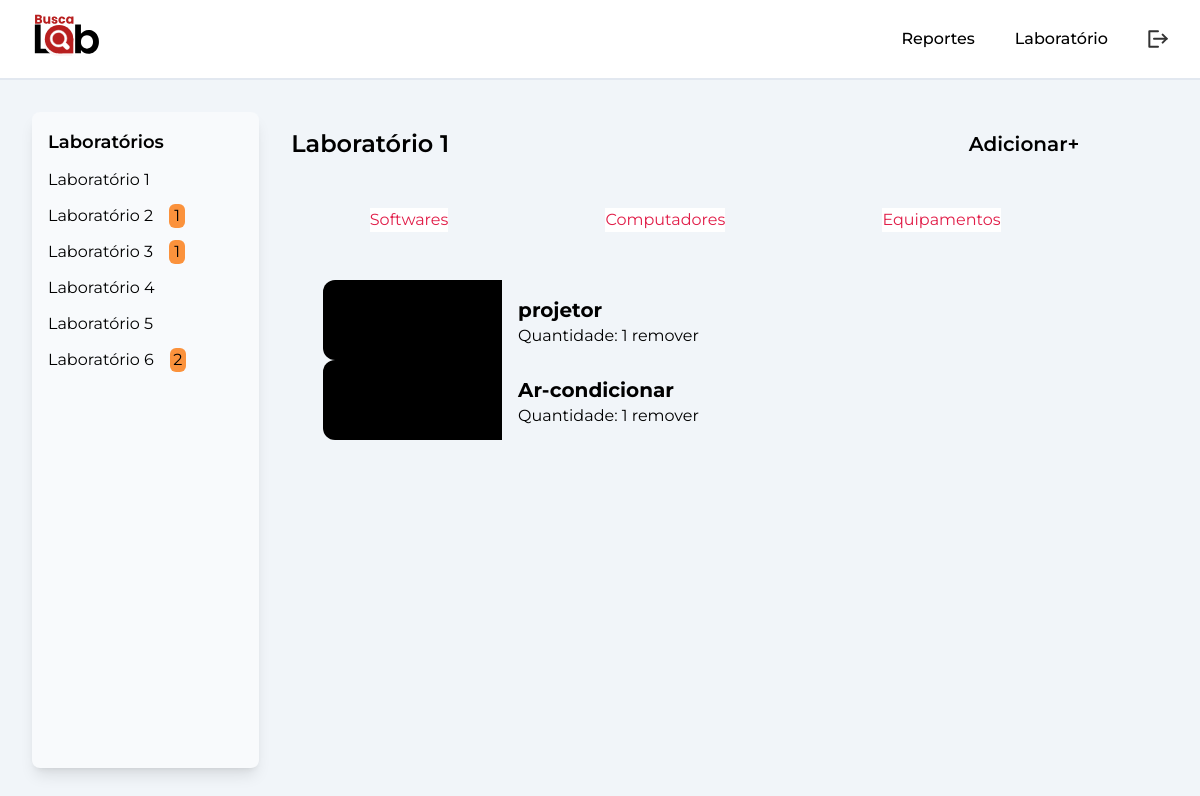
/html/suporte/labs/lab.equip.php?l=1 (signed in), run on an earlier commit of the app's database.
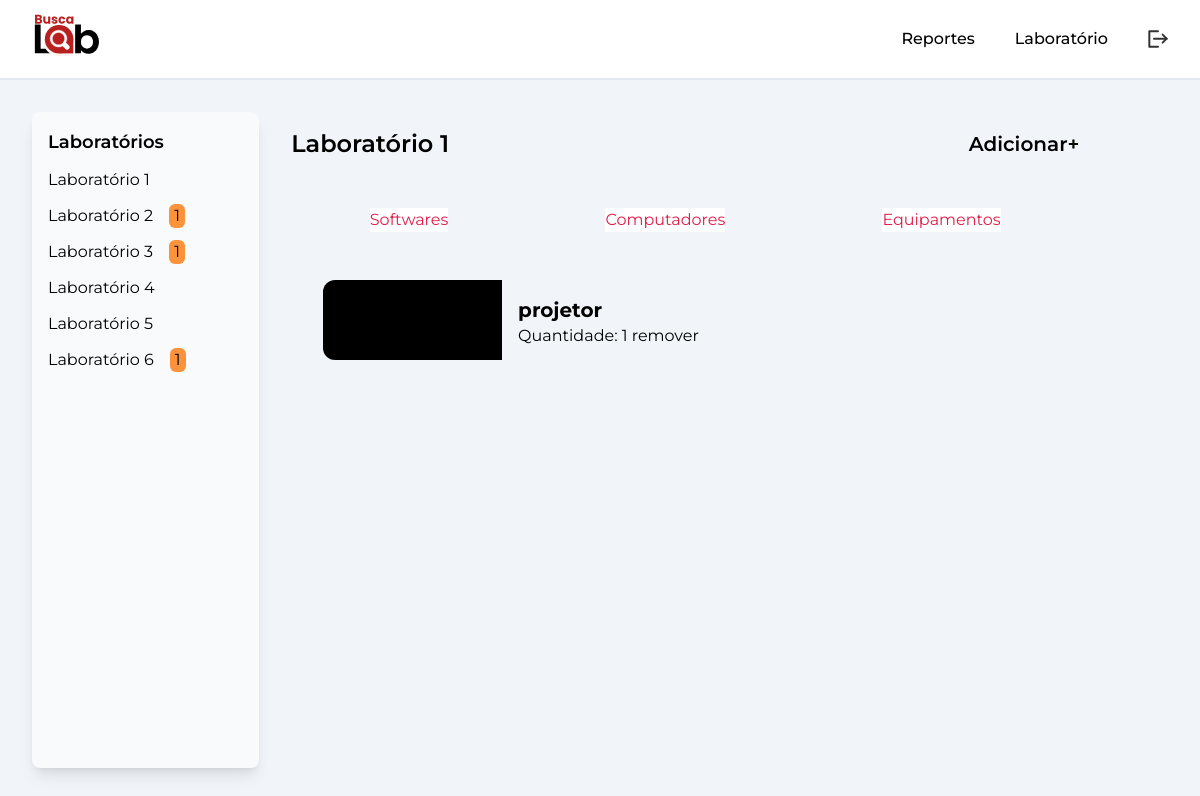
And on a later commit of the database.
### tables this page shows
CREATE TABLE `tb_equipamentos` (
  `id` int NOT NULL,
  `modelo` varchar(100) NOT NULL,
  `patrimonio` varchar(50) NOT NULL,
  `fabricante` varchar(50) NOT NULL,
  `lab1` tinyint(1) NOT NULL,
  `lab2` tinyint(1) NOT NULL,
  `lab3` tinyint(1) NOT NULL,
  `lab4` tinyint(1) NOT NULL,
  `lab5` tinyint(1) NOT NULL,
  `lab6` tinyint(1) NOT NULL
);

### src/models/labs.model.php (called while the page is built, shortened)
<?php
    require 'conexao.php';
    if(isset($_GET['l']) && !empty($_GET['l'])){
        $id_lab = $_GET['l'];
    }
    $query_equip = $conexao->prepare("SELECT id,modelo,lab".$id_lab." FROM tb_equipamentos");
    $query_equip->execute();
    $dados_equip = $query_equip->fetchAll();
?>

### html/suporte/labs/lab.equip.php (the view, shortened to what the changed rows need)
<?php
require '../../../src/models/conn.php';
include '../../../src/models/labs.model.php';
$sql_num_report_lab = "SELECT Count(laboratorio) AS num, laboratorio AS lab
                           FROM problemas
                           GROUP BY laboratorio
                           ORDER BY laboratorio ASC";
$result_num_report_lab = mysqli_query($conn, $sql_num_report_lab);
?>
<!DOCTYPE html>
<html lang="pt-br">
<head>
    <link rel="stylesheet" href="../../../src/css/output.css" />
</head>
<body class="font-montserrat h-screen flex flex-col justify-between">
    <section class="flex align-start bg-slate-100 p-8 h-screen">
        <nav class="flex flex-col gap-3 w-1/5 p-4 bg-slate-50 rounded-lg shadow-lg">
            <?php
            $row = mysqli_fetch_all($result_num_report_lab);
            $aux = 0;
            for ($i = 1; $i < 7; $i++) {
                echo '<a class="transition-all hover:font-semibold flex flex-row flex-nowrap gap-4" href="lab.equip.php?l=' . $i . '">
                                <p>Laboratório ' . $i . '</p>';
                if ($row[$aux][1] == $i) {
                    echo "<div class='bg-orange-400 w-4 rounded-md text-center'>" . $row[$aux][0] . "</div>";
                    $aux++;
                }
                echo '</a>';
            }
            ?>
        </nav>
        <main class="flex flex-col p-8 pt-4 gap-8 w-3/4 ">
            <section>
                <div class="flex flex-row justify-between items-center">
                    <h2 class="text-2xl font-semibold">Laboratório <?php echo $id_lab; ?></h2>
                </div>
            </section>
            <section class="flex flex-col w-100">
                <div>
                    <ul>
                        <li>
                            <article id="Equipamentos" class="flex flex-col gap-10  p-8">
                                <div>
                                    <?php foreach ($dados_equip as $key => $value) {
                                        $id_equip = $dados_equip[$key]['id'];
                                        if ($dados_equip[$key]['lab' . $id_lab] != 0) {
                                    ?>
                                            <div class="flex h-20 w-full rounded-xl ">
                                                <div class="h-full w-1/3 rounded-l-xl bg-black"></div>
                                                <div class="w-full p-4">
                                                    <h3 class="text-xl font-bold"><?= $dados_equip[$key]['modelo']; ?></h3>
                                                     <span>Quantidade: <?= $dados_equip[$key]['lab' . $id_lab]; ?></span>
                                                     <a href="../../../src/models/labs.model.php?l=<?=$id_lab.'&Ere='.$id_equip ?>"><span>remover</span></a>
                                                </div>
                                            </div>
                                    <?php }
                                    }; ?>
                                </div>
                            </article>
                    </ul>
                </div>
            </section>

What changed in the data, as far as the page shows it:
no longer on this page (row edited): tb_equipamentos: modelo "Ar-condicionar", lab1 "1"
Also different on the page:
new list line: "Laboratório 6 1"
list line gone: "Laboratório 6 2"
